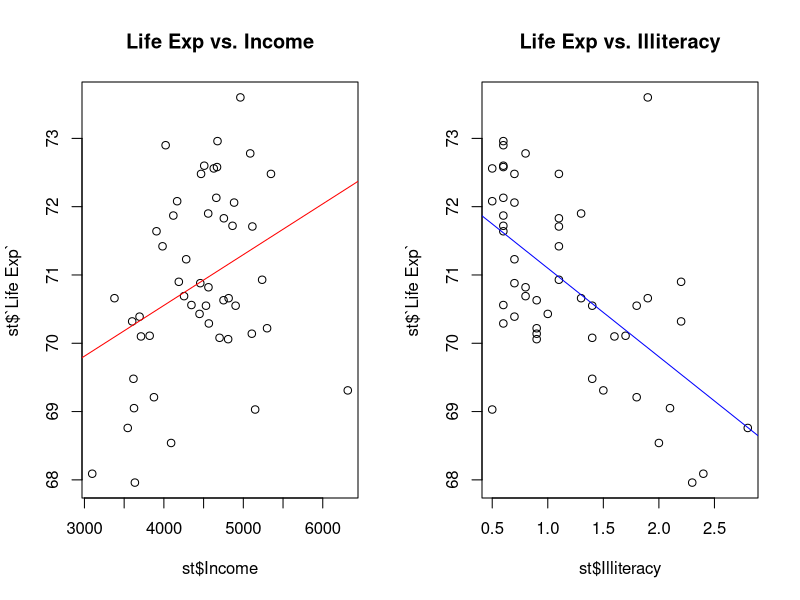
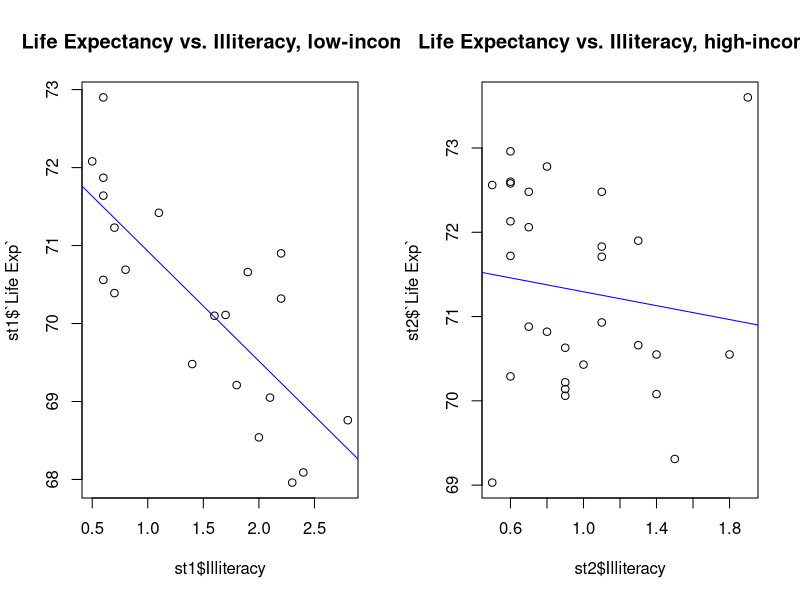
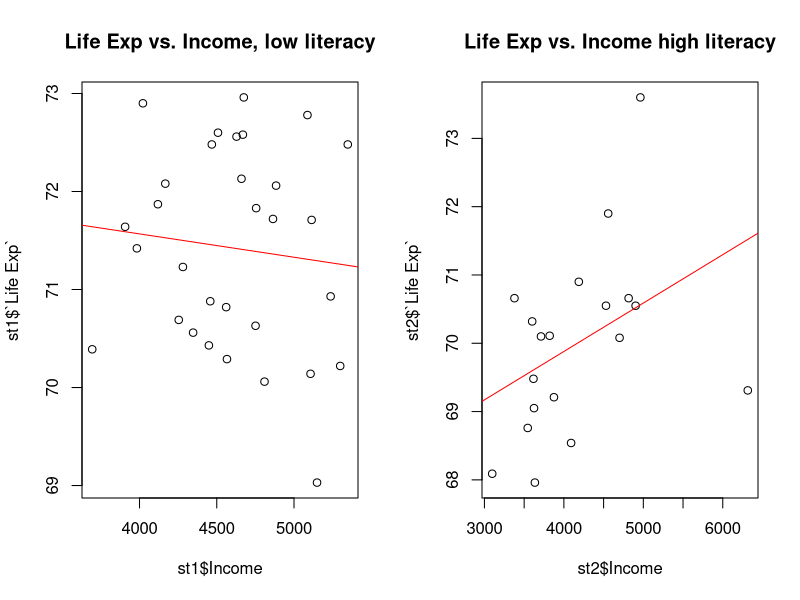

The R source for these figures, in order:
#############################################################
#a
?state.x77
st = as.data.frame(state.x77)
dim(st)
str(st)
#b
par(mfrow = c(1,2))

plot(st$Income, st$`Life Exp`,  main = "Life Exp vs. Income")
abline(lm(st$`Life Exp` ~ st$Income), col = "red")

plot(st$Illiteracy, st$`Life Exp`, main = "Life Exp vs. Illiteracy")
abline(lm(st$`Life Exp` ~ st$Illiteracy), col = "blue")
#Average life expectancy generally increases with capita income but decreases with Illiteracy rates. 
###########################################################################
par(mfrow = c(1,2))
st1 = subset(st, Income < mean(Income)) 
st2 = subset(st, Income >= mean(Income)) 

plot(st1$Illiteracy, st1$`Life Exp`,  main = "Life Expectancy vs. Illiteracy, low-income")
abline(lm(st1$`Life Exp` ~ st1$Illiteracy), col = "blue")
plot(st2$Illiteracy, st2$`Life Exp`,  main = "Life Expectancy vs. Illiteracy, high-income")
abline(lm(st2$`Life Exp` ~ st2$Illiteracy), col = "blue")
###########################################################################
st1 = subset(st, Illiteracy < mean(Illiteracy)) 
st2 = subset(st, Illiteracy >= mean(Illiteracy)) 

plot(st1$Income, st1$`Life Exp`,  main = "Life Exp vs. Income, low literacy")
abline(lm(st1$`Life Exp` ~ st1$Income), col = "red")

plot(st2$Income, st2$`Life Exp`,  main = "Life Exp vs. Income high literacy")
abline(lm(st2$`Life Exp` ~ st2$Income), col = "red")